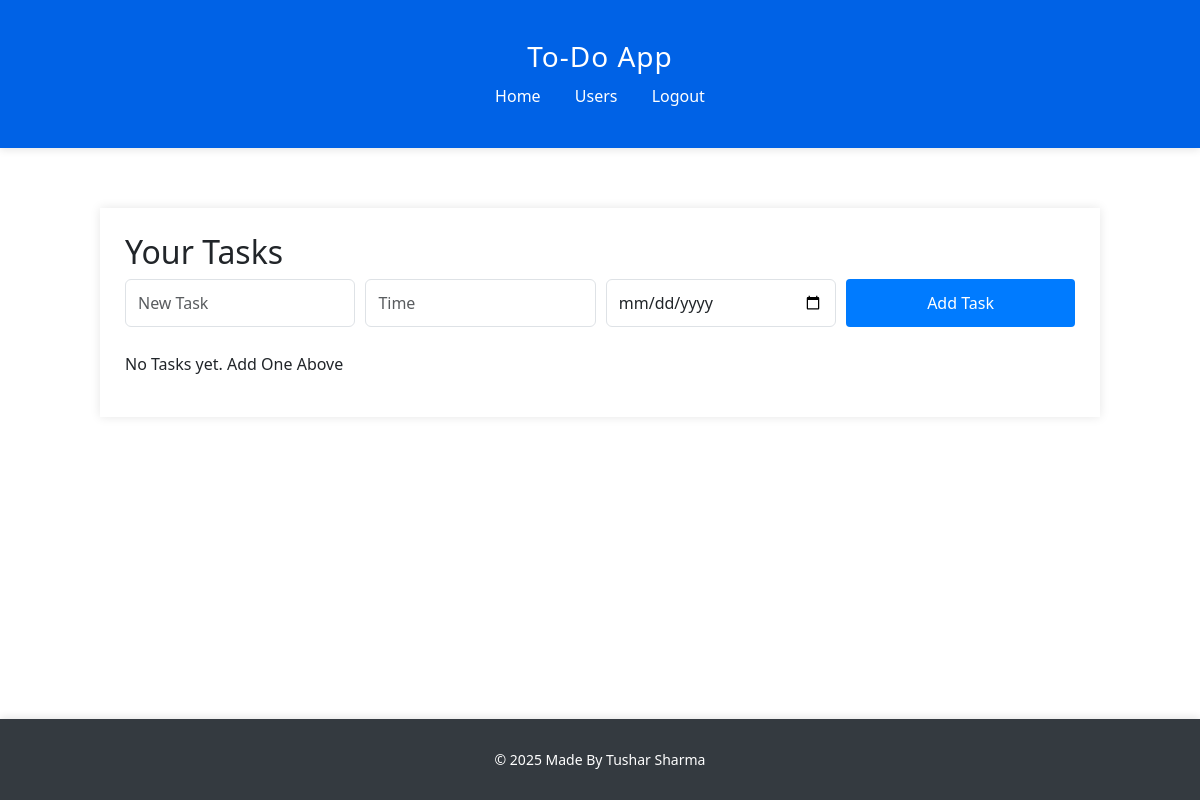
/viewtasks (signed in), run on an earlier commit of the app's database.
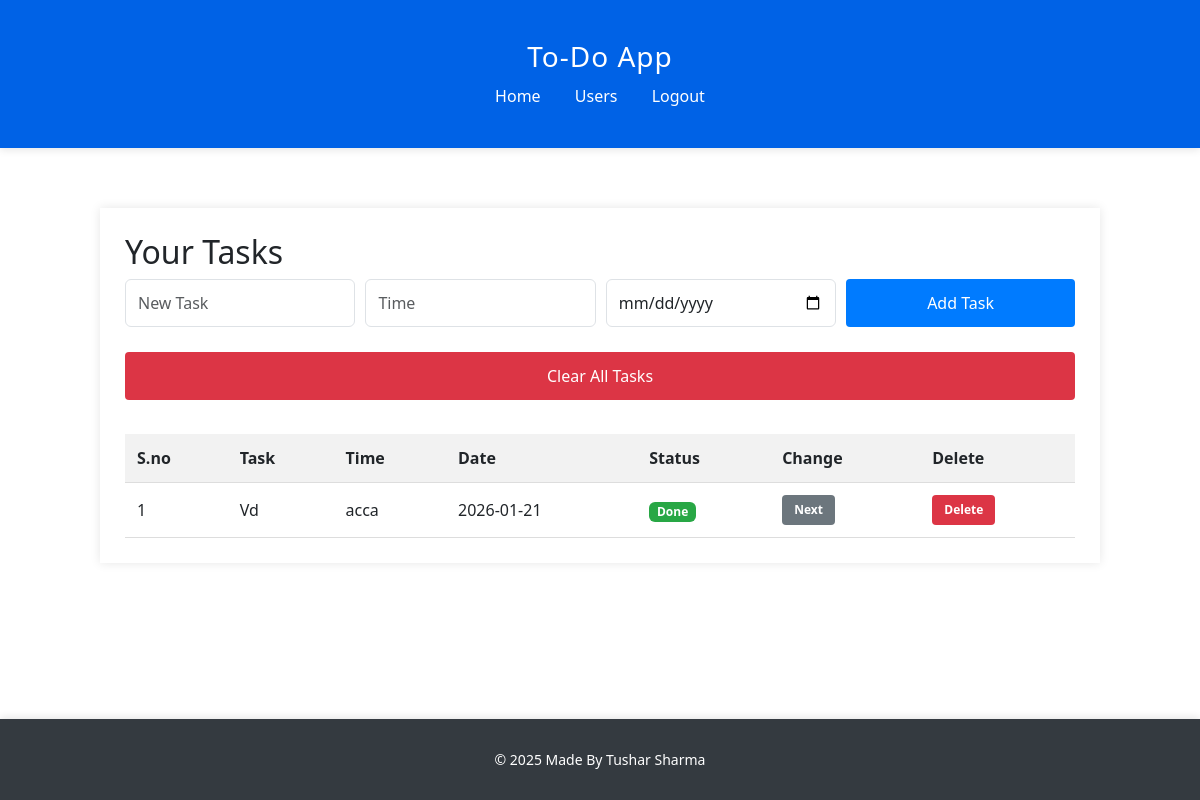
And on a later commit of the database.
### app/models.py (models this page shows)
class Task(db.Model):
    id = db.Column(db.Integer, primary_key = True)
    task_number = db.Column(db.Integer, nullable=False)  # per-user numbering
    title = db.Column(db.String(100), nullable = False)
    time = db.Column(db.String(100), nullable = True)
    date = db.Column(db.String(100), nullable = True)
    status = db.Column(db.String(20), default = "Pending")
    user_id = db.Column(db.Integer, db.ForeignKey('user.id'), nullable=True)
    user = db.relationship("User", backref="tasks")

### app/routes/tasks.py (the view)
@tasks_bp.route('/viewtasks')
def view_tasks():
    if 'user' not in session:
        return redirect(url_for('auth.login'))
    current_user = User.query.filter_by(username=session['user']).first()
    tasks = Task.query.filter_by(user_id=current_user.id).all()
    return render_template('tasks.html', tasks=tasks)

### app/templates/tasks.html (shortened to what this page needs)
{% extends 'base.html' %}
{% block content %}
<div class="task-box">
  <h2>Your Tasks</h2>
  <form action="{{url_for('tasks.add_task')}}" method="POST" class="task-form">
    <input type="text" name="title" placeholder="New Task" required class="form-control" oninput="this.value = this.value.replace(/\b\w/g, c => c.toUpperCase());">
    <input type="text" name="time" placeholder="Time" required class="form-control" />
    <input type="date" name="date" placeholder="Date" required class="form-control" />
    <button type="submit" class="add-btn">Add Task</button>
  </form>
  {% if tasks %}
  <form action="{{url_for('tasks.clear_tasks')}}" method="POST">
    <button type="submit" class="clear-btn btn-clear">Clear All Tasks</button>
  </form>
  <br />
  <table class="task-table">
    <thead>
      <tr>
        <th>S.no</th>
        <th>Task</th>
        <th>Time</th>
        <th>Date</th>
        <th>Status</th>
        <th>Change</th>
        <th>Delete</th>
      </tr>
    </thead>
    <tbody>
      {% for task in tasks %}
      <tr>
        <td>{{ task.task_number }}</td>
        <td>{{ task.title }}</td>
        <td>{{ task.time }}</td>
        <td>{{ task.date }}</td>
        <td>
          <span class="badge {{task.status|lower}}">{{task.status}}</span>
        </td>
        <td>
          <form action="{{url_for('tasks.toggle_status', task_id=task.id)}}" method="POST">
            <button type="submit" class="btn-small">Next</button>
          </form>
        </td>
        <td>
          <form action="{{ url_for('tasks.delete_task', task_id=task.id) }}" method="POST">
            <button type="submit" class="btn-danger">Delete</button>
          </form>
        </td>
      </tr>
      {% endfor %}
    </tbody>
  </table>
  {% else %}
  <p>No Tasks yet. Add One Above</p>
  {% endif %}
</div>
{% endblock %}

### app/templates/base.html (shortened to what this page needs)
<!DOCTYPE html>
<html lang="en">
  <head>
    <link rel="stylesheet" href="{{ url_for('static', filename='css/style.css') }}">
    <link
    href="https://cdn.jsdelivr.net/npm/bootstrap@5.3.0/dist/css/bootstrap.min.css"
    rel="stylesheet">
  </head>
  <body>
    <header>
        <div class="container">
            <h1>To-Do App</h1>
            <nav>
                {% if 'user' in session %}
                    <a href="{{ url_for('tasks.view_tasks') }}">Home</a>
                    {% if session.user == 'admin' %}
                        <a href="{{ url_for('auth.view_users') }}">Users</a>
                    {% endif %}
                    <a href="{{ url_for('auth.logout') }}">Logout</a>
                {% else %}
                    <a href="{{ url_for('auth.login') }}">Login</a>
                    <a href="{{ url_for('auth.register') }}">Register</a>
                {% endif %}
            </nav>
        </div>
    </header>
    <main class="container">
        {% block content %} {% endblock %}
    </main>
    <footer>
        <div class="container">
            <p>&copy; 2025 Made By Tushar Sharma</p>
        </div>
    </footer>
  </body>
</html>

### app/static/css/style.css (style rules this page uses)
html, body { font-family: 'Segoe UI', Tahoma, Geneva, Verdana, sans-serif; background: #f8f9fa; height: 100%; margin: 0; display: flex; flex-direction: column; }
.container { max-width: 800px; margin: auto; padding: 20px; flex: 1; }
header { background-color: #0062E6; background: linear-gradient(to_right, #0062E6, #33AeFF); color: white; padding: 20px 0; box-shadow: 0 2px 8px rgba(0, 0, 0, 0.1); }
header h1 { margin: 0; font-size: 28px; text-align: center; letter-spacing: 1px; }
nav { text-align: center; margin-top: 10px; }
nav a { color: white; text-decoration: None; margin: 0 15px; font-weight: 500; transition: color 0.3s ease; }
footer { background-color: #343a40; color: white; text-align: center; font-size: 14px; box-shadow: 0 -2px 8px rgba(0, 0, 0, 0.1); padding: 10px; }
footer p { margin: 0; }
.add-btn, .clear-btn { background-color: #007bff; color: white; border: none; padding: 12px; width: 100%; font-size: 16px; border-radius: 4px; cursor: pointer; }
.task-box { max-width: 1000px; margin: 40px auto; background-color: white; padding: 25px; box-shadow: 0 0 10px rgba(0, 0, 0, 0.1); }
.task-form { display: flex; gap: 10px; margin-bottom: 25px; }
.task-table { width: 100%; border-collapse: collapse; }
.task-table th, .task-table td { text-align: left; padding: 12px; border-bottom: 1px solid #ddd; }
.task-table th { background-color: #f2f2f2; }
.badge { padding: 5px 10px; border-radius: 4px; font-weight: bold; color: white; }
.badge.done { background-color: #28a745; }
.btn-small, .btn-danger { font-size: 12px; font-weight: bold; padding: 6px 12px; border: none; background-color: #6c767d; color: white; border-radius: 4px; cursor: pointer; }
.btn-danger { background-color: #dc3545; }
.btn-clear { background-color: #dc3545; margin-bottom: 10px; }

What changed in the data, as far as the page shows it:
added Task: task_number "1", title "Vd", time "acca", date "2026-01-21", status "Done"
Also different on the page:
text no longer shown: "No Tasks yet. Add One Above"
text now shown: "Clear All Tasks S.no Task Time Date Status Change Delete"
